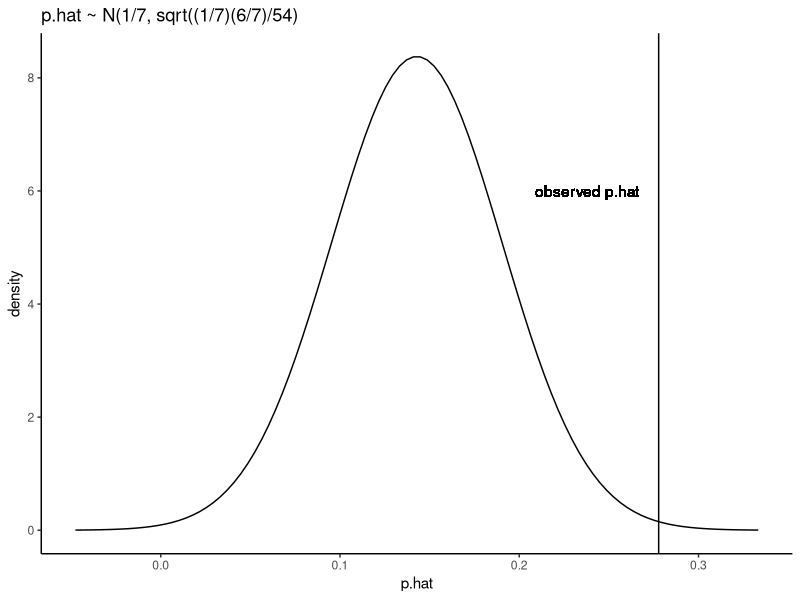
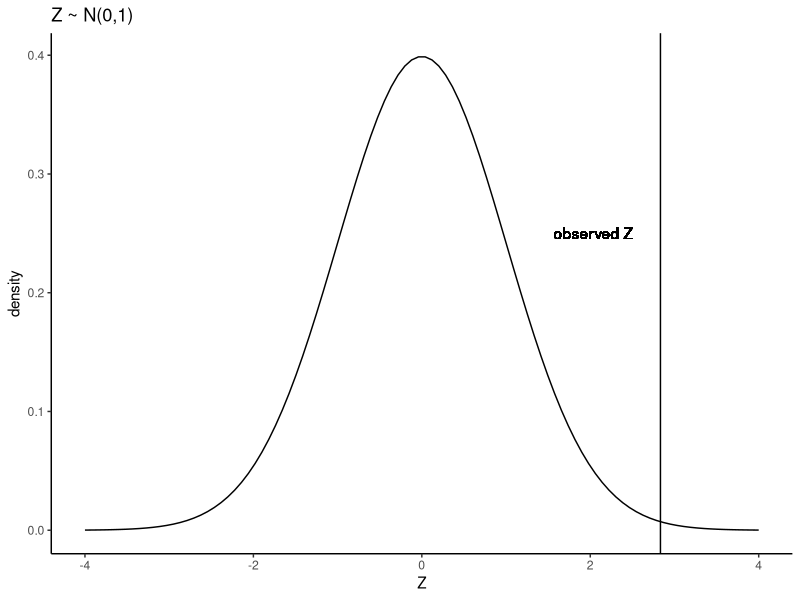
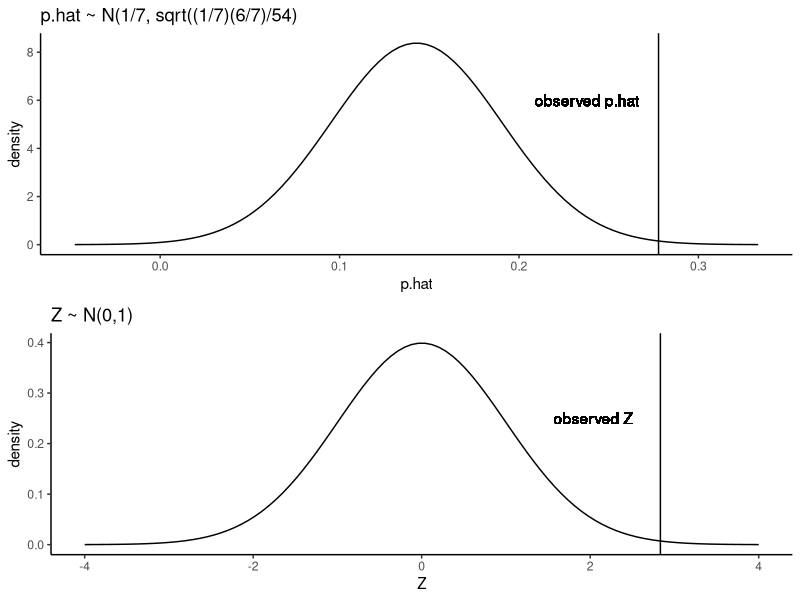

Write R code to recreate these figures, in order.
####################################################
# Intro to hypothesis testing:
####################################################

library(ggplot2)
library(dplyr)
library(cowplot)

# H0: p = 1/7
# H1: p != 1/7

# Study finds p.hat = 15/54  (so n = 54) 

# What is the distribution of p.hat (the sample proportion) 
# under the null hypothesis???

p.hat <- 15/54   # the sample proportion
p <- 1/7         # the true proportion under the null hypothesis
n <-  54         # the sample size

mu <- p          # the expected value of the sample proportion
sd <- sqrt(p*(1-p)/n) # the sd of the sample proportion

df.phat <- data.frame(x = seq(mu-4*sd, mu+4*sd, length.out = 100)) %>%
           mutate(y = dnorm(x, mean = mu, sd = sd))
                      
plot.phat <- ggplot(df.phat) + geom_line(aes(x, y)) +
  theme_classic() + ggtitle("p.hat ~ N(1/7, sqrt((1/7)(6/7)/54)") +
  labs(x = "p.hat", y = "density") +
  geom_vline(xintercept = p.hat) + 
  geom_text(aes(x=p.hat-.04, y=6), label = "observed p.hat")
plot.phat

###############################################################
# The test statistic is, in general equal to
# Z = (observed.value - mean) / standard deviation
# For the sample proportion, its test statistic is
# Z = (p.hat - mu) / sd, where sd = sqrt(p0(1-p0)/n),
# and is Z ~ N(0,1), under H0
###############################################################
Z = (p.hat - mu) / (sd)
x = seq(-4,4, length.out = 100)

df.z <- data.frame(x = seq(-4, 4, length.out = 100)) %>%
  mutate(y = dnorm(x))

plot.z <- ggplot(df.z) + geom_line(aes(x, y)) +
  theme_classic() + ggtitle("Z ~ N(0,1)") +
  labs(x = "Z", y = "density") +
  geom_vline(xintercept = Z) +
  geom_text(aes(x=Z-.8, y=.25), label = "observed Z")
plot.z

# compare distributions of p.hat with observed proportion and the 
# standard normal distribution with the observed Z statistic
plot_grid(plot.phat, plot.z, nrow = 2)


###########################################
# calculate p-value from test statistic Z
# the p-value is the area in the tails
###########################################
p.value = 2*pnorm(-abs(Z))

###########################################
# use prop.test
###########################################
p2 = prop.test(15,54, p = 1/7, correct = FALSE)
p2$statistic # prop.test calculates X-squared statistic = Z^2
sqrt(p2$statistic) # confirm that our statistics match

###########################################
# more accurate with continuity correction
###########################################
p3 = prop.test(15,54, p = 1/7, correct = TRUE)
p3$p.value

# What is the conclusion regarding the null hypothesis, in the context
# of this problem?

# Because p-value < 0.05, reject H0 and accept HA
# There is sufficient evidence that the dogs are
# able to detect cancer samples


# Coke vs. Pepsi example

# (i) find the test statstic

# (ii) find the p-value

# (iii) state the conclusion

# What would it mean if a Type I error occurs?
 
# What would it mean if a Type II error occurs?
